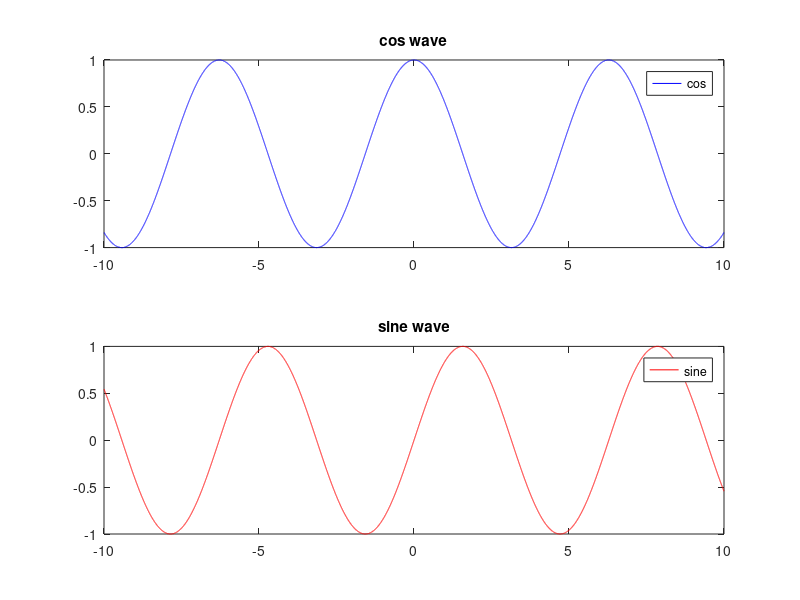

The MATLAB script that drew this image:
%plotting sine and cosine wave

t=-10:0.001:10;
A=cos(t);
B=sin(t);
subplot(2,1,1);
plot(t,A,'b');
title('cos wave');
legend('cos')
subplot(2,1,2);
plot(t,B,'r');
title('sine wave');
legend('sine')
